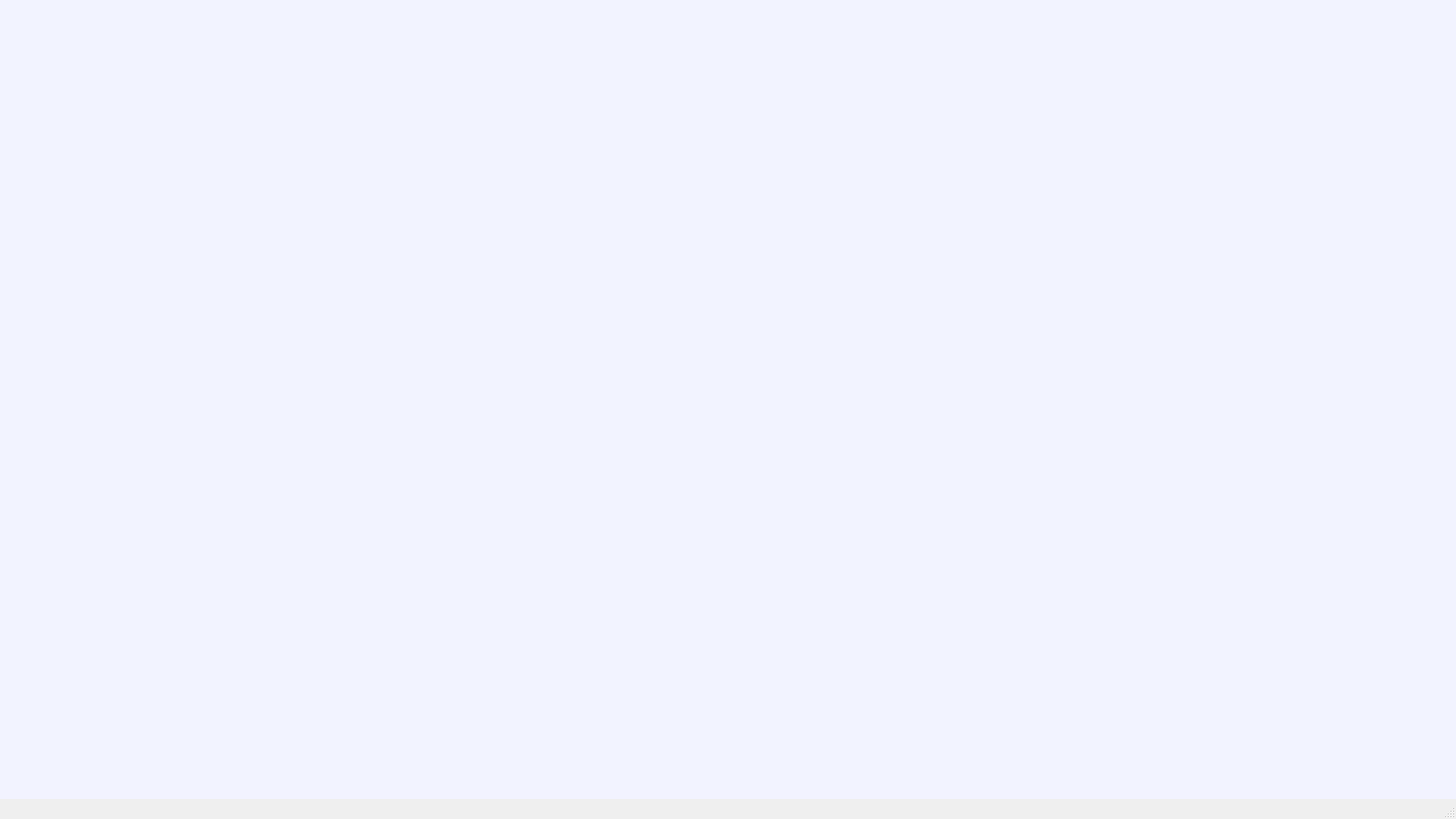
<?xml version="1.0" encoding="UTF-8"?>
<ui version="4.0">
 <class>MainWindow</class>
 <widget class="QMainWindow" name="MainWindow">
  <property name="geometry">
   <rect>
    <x>0</x>
    <y>0</y>
    <width>1600</width>
    <height>900</height>
   </rect>
  </property>
  <property name="minimumSize">
   <size>
    <width>960</width>
    <height>540</height>
   </size>
  </property>
  <property name="windowTitle">
   <string>喵街 数据整理汇总与分析 - 万寻</string>
  </property>
  <property name="windowIcon">
   <iconset resource="resourse.qrc">
    <normaloff>:/images/favicon.ico</normaloff>:/images/favicon.ico</iconset>
  </property>
  <property name="styleSheet">
   <string notr="true"> QScrollBar::vertical{
	width: 8px;
	background-color: #ffffff;
}
QScrollBar::handle:vertical{
	background: #c6c6c6;
	min-height: 45px;
	border-radius: 4px;
}
QScrollBar::handle:vertical:hover{
	background: #8b8b8b;
}
QScrollBar::add-line:vertical{
	height: 0;
}
QScrollBar::sub-line:vertical{
	height: 0;
}
QScrollBar::horizontal{
	height: 8px;
	background-color: #ffffff;
}
QScrollBar::handle:horizontal{
	background: #c6c6c6;
	min-width: 45px;
	border-radius: 4px;
}
QScrollBar::handle:horizontal:hover{
	background: #8b8b8b;
}
QScrollBar::add-line:horizontal{
	width: 0;
}
QScrollBar::sub-line:horizontal{
	height: 0;
}</string>
  </property>
  <widget class="QWidget" name="centralwidget">
   <property name="styleSheet">
    <string notr="true">background-color: #f2f3ff;</string>
   </property>
   <layout class="QHBoxLayout" name="horizontalLayout_main">
    <property name="spacing">
     <number>0</number>
    </property>
    <property name="leftMargin">
     <number>0</number>
    </property>
    <property name="topMargin">
     <number>0</number>
    </property>
    <property name="rightMargin">
     <number>0</number>
    </property>
    <property name="bottomMargin">
     <number>0</number>
    </property>
   </layout>
  </widget>
  <widget class="QMenuBar" name="menubar">
   <property name="geometry">
    <rect>
     <x>0</x>
     <y>0</y>
     <width>1600</width>
     <height>23</height>
    </rect>
   </property>
  </widget>
  <widget class="QStatusBar" name="statusbar"/>
 </widget>
 <resources>
  <include location="resourse.qrc"/>
 </resources>
 <connections/>
</ui>
